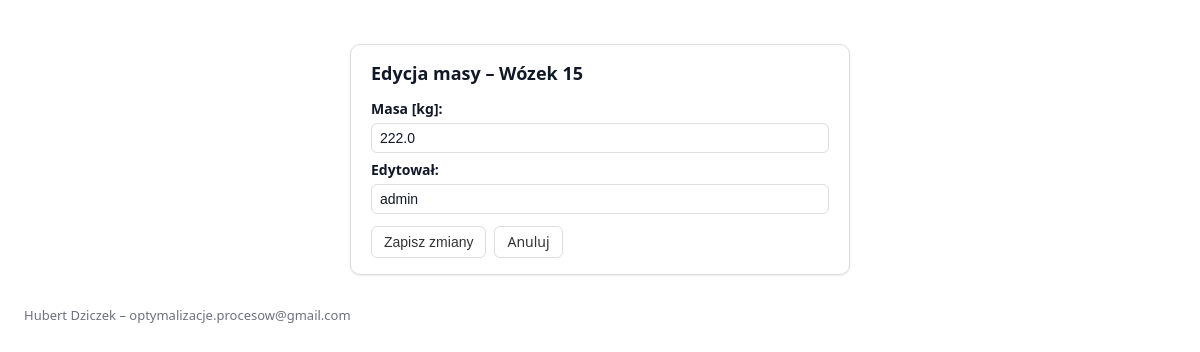
Screenshot of /load/109/edit/ (signed in) with the database file from the repository.
### core/models.py (models this page shows, shortened)
class Load(models.Model):
    class Status(models.TextChoices):
        IN_COLD_ROOM = "IN_COLD_ROOM", "W magazynku"
        TAKEN_TO_PRODUCTION = "TAKEN_TO_PRODUCTION", "Zdjęty do produkcji"
    class Shift(models.TextChoices):
        I = "I", "I"
        II = "II", "II"
        III = "III", "III"
    class Kind(models.TextChoices):
        NATURALNY = "Naturalny", "Naturalny"
        ZIOLOWY = "Ziołowy", "Ziołowy"
        POMIDOROWY = "Pomidorowy", "Pomidorowy"
    packing_date = models.DateField(
        "Data pakowania", default=timezone.localdate)
    production_shift = models.CharField(
        "Zmiana", max_length=4, choices=Shift.choices, default=Shift.I
    )
    product_kind = models.CharField(
        "Rodzaj batona", max_length=20, choices=Kind.choices, default=Kind.NATURALNY
    )
    product_code = models.PositiveSmallIntegerField(
        "Kod", validators=[MinValueValidator(1), MaxValueValidator(365)], default=1
    )
    handled_by = models.CharField("Wprowadził", max_length=100, blank=True)
    flavor = models.CharField("Smak", max_length=50, blank=True)
    tank = models.CharField("Tank", max_length=50, blank=True)
    cart = models.ForeignKey(Cart, related_name="loads",
                             on_delete=models.PROTECT)
    pieces = models.PositiveIntegerField(
        "Sztuk na wózku",
        default=66,
        validators=[MinValueValidator(1), MaxValueValidator(66)],
    )
    total_weight_kg = models.DecimalField(
        "Masa [kg]",
        max_digits=4,
        decimal_places=1,
        validators=[
            MinValueValidator(
                Decimal("0.0"), message="Masa nie może być ujemna."),
            MaxValueValidator(
                Decimal("500.0"), message="Masa wózka nie może przekraczać 500 kg."),
            validate_half_kg,
        ],
        help_text="Podaj masę w kilogramach w skokach co 0,5 kg (np. 123.0, 123.5).",
    )
    initial_weight_kg = models.DecimalField(
        "Masa początkowa [kg]",
        max_digits=4,
        decimal_places=1,
        validators=[
            MinValueValidator(Decimal("0.0")),
            MaxValueValidator(Decimal("500.0")),
            validate_half_kg,
        ],
        null=True,
        blank=True,
        editable=False,
    )
    cart_weight_snapshot = models.DecimalField(
        "Masa w momencie zdjęcia [kg]",
        max_digits=4,
        decimal_places=1,
        validators=[
            MinValueValidator(Decimal("0.0")),
            MaxValueValidator(Decimal("500.0")),
            validate_half_kg,
        ],
        null=True,
        blank=True,
        editable=False,
        help_text="Wartość ustawiana automatycznie przy zdejmowaniu do produkcji.",
    )
    produced_at = models.DateTimeField(
        "Czas wyprodukowania", default=timezone.now)
    status = models.CharField(
        max_length=32, choices=Status.choices, default=Status.IN_COLD_ROOM)
    taken_at = models.DateTimeField("Czas zdjęcia", null=True, blank=True)
    edited_by = models.CharField("Edytował", max_length=100, blank=True)
    edited_at = models.DateTimeField("Czas edycji", null=True, blank=True)
    created_at = models.DateTimeField(auto_now_add=True, db_index=True)
    updated_at = models.DateTimeField(auto_now=True)
    version = models.PositiveIntegerField(
        default=0, help_text="Wewnętrzna wersja rekordu do CAS.")
    objects = LoadQuerySet.as_manager()
    class Meta:
        ordering = ["-produced_at"]
        indexes = [
            models.Index(fields=["status"]),
            models.Index(fields=["produced_at"]),
            models.Index(fields=["cart", "status"]),
            models.Index(fields=["status", "produced_at"]),
        ]
        constraints = [
            models.UniqueConstraint(
                fields=["cart"],
                condition=Q(status="IN_COLD_ROOM"),
                name="unique_active_load_per_cart",
            ),
            models.CheckConstraint(
                check=Q(pieces__gte=1) & Q(pieces__lte=66),
                name="pieces_in_1_66",
            ),
            models.CheckConstraint(
                check=Q(product_code__gte=1) & Q(product_code__lte=365),
                name="product_code_1_365",
            ),
        ]

class Cart(models.Model):
    number = models.CharField("Numer wózka", max_length=20, unique=True)
    capacity_kg = models.DecimalField(
        "Pojemność [kg]", max_digits=7, decimal_places=2, default=Decimal("430.00")
    )
    created_at = models.DateTimeField(auto_now_add=True, db_index=True)
    updated_at = models.DateTimeField(auto_now=True)
    class Meta:
        ordering = ["number"]

### core/views.py (the view)
# urls.py: path("load/<int:pk>/edit/", edit_load, name="edit_load"),
def edit_load(request, pk):
    load = get_object_or_404(Load, pk=pk)
    initial = {}
    if request.user.is_authenticated:
        try:
            initial["edited_by"] = request.user.get_username()
        except Exception:
            initial["edited_by"] = str(request.user)
    next_url = _safe_next(request, fallback_name="home")
    if request.method == "POST":
        form = EditLoadForm(request.POST, instance=load, initial=initial)
        if form.is_valid():
            load.total_weight_kg = form.cleaned_data["total_weight_kg"]
            load.edited_by = form.cleaned_data["edited_by"].strip()
            load.edited_at = timezone.now()
            if hasattr(load, "version"):
                load.version = (load.version or 0) + 1
            update_fields = ["total_weight_kg", "edited_by", "edited_at"]
            if hasattr(load, "version"):
                update_fields.append("version")
            if hasattr(load, "updated_at"):
                update_fields.append("updated_at")
            load.save(update_fields=update_fields)
            messages.success(request, "Zaktualizowano masę wózka.")
            return redirect(next_url)
    else:
        form = EditLoadForm(instance=load, initial=initial)
    return render(request, "core/edit_load.html", {
        "form": form,
        "load": load,
        "next_url": next_url,
        "title": f"Edycja masy – Wózek {load.cart.number if load.cart else '—'}",
    })

### core/views.py
class EditLoadForm(forms.ModelForm):
    edited_by = forms.CharField(
        label="Edytował",
        max_length=100,
        required=True,
    )
    class Meta:
        model = Load
        fields = ["total_weight_kg"]
        widgets = {
            "total_weight_kg": forms.NumberInput(attrs={"step": "0.5", "min": "0.0", "max": "500.0"})
        }

### core/views.py (called while the page is built)
def _safe_next(request, fallback_name="home"):
    next_raw = request.POST.get("next") or request.GET.get("next") or ""
    if next_raw and url_has_allowed_host_and_scheme(next_raw, allowed_hosts={request.get_host()}):
        return next_raw
    ref = request.META.get("HTTP_REFERER", "")
    if ref and url_has_allowed_host_and_scheme(ref, allowed_hosts={request.get_host()}):
        return ref
    return resolve_url(fallback_name)

### core/templates/core/edit_load.html (shortened to what this page needs)
{% extends "core/base.html" %}
{% load tz %}
{% block content %}
<div class="form-card">
  <h2>Edycja masy – Wózek {{ load.cart.number }}</h2>
  <form method="post">
    <div class="form-group">
      <label for="{{ form.total_weight_kg.id_for_label }}">Masa [kg]:</label>
      {{ form.total_weight_kg }}
    </div>
    <div class="form-group">
      <label for="{{ form.edited_by.id_for_label }}">Edytował:</label>
      {{ form.edited_by }}
    </div>
    <div class="actions">
      <button type="submit" class="card-btn">Zapisz zmiany</button>
      <a href="{{ next_url }}" class="card-btn">Anuluj</a>
    </div>
  </form>
</div>
{% endblock %}

### core/templates/core/base.html (style rules this page uses)
:root { --border: #e5e7eb; --muted: #6b7280; --ok: #059669; --warn: #b45309; --err: #b91c1c; --bg: #ffffff; --bg-soft: #f9fafb; --text: #111827; --primary: #0ea5e9; }
* { box-sizing: border-box; }
html, body { height: 100%; }
body { font-family: system-ui, -apple-system, Segoe UI, Roboto, Ubuntu, Cantarell, "Noto Sans", "Helvetica Neue", Arial, "Apple Color Emoji", "Segoe UI Emoji"; color: var(--text); background: var(--bg); margin: 0; padding: 24px; line-height: 1.35; }
.button, button, [type="submit"] { padding: 8px 12px; border: 1px solid var(--border); border-radius: 8px; text-decoration: none; display: inline-flex; align-items: center; gap: 8px; background: #fff; color: inherit; cursor: pointer; }
form label { display: block; font-size: 14px; margin-top: 8px; }
input, select, textarea { padding: 8px; border: 1px solid var(--border); border-radius: 8px; width: 100%; background: #fff; color: inherit; }

### core/templates/core/edit_load.html (style rules this page uses)
.form-card { background: #fff; border: 1px solid #ddd; border-radius: 10px; padding: 16px 20px; max-width: 500px; margin: 20px auto; box-shadow: 0 1px 3px rgba(0, 0, 0, .08); }
.form-card h2 { margin-top: 0; font-size: 18px; font-weight: bold; }
.form-card label { font-weight: 600; display: block; margin: 8px 0 4px 0; }
.form-card input, .form-card select, .form-card textarea { width: 100%; border: 1px solid #ddd; border-radius: 6px; padding: 6px 8px; font-size: 14px; }
.card-btn { display: inline-block; border: 1px solid #ddd; background: #fff; padding: 6px 12px; border-radius: 6px; cursor: pointer; font-size: 14px; line-height: 1.3; color: #333; text-decoration: none; transition: background .15s ease, box-shadow .15s ease; }
.actions { display: flex; gap: 8px; margin-top: 12px; }

### rows the page displays
Load: cart.number "15", total_weight_kg "222.0", edited_by "admin"
